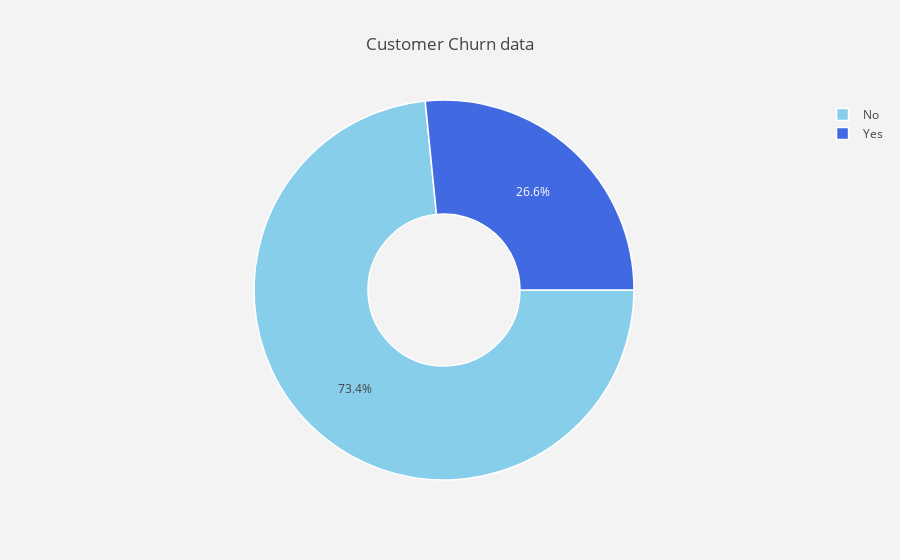

Notebook code cell kept with this figure:
### Markdown cell above
### 3.1 Customer attrition

### Code cell
#labels
labels = telecom['Churn'].value_counts().keys().tolist()
#values
values = telecom['Churn'].value_counts().values.tolist()

trace = go.Pie(labels = labels,
               values = values,
               marker=dict(colors=['skyblue','royalblue'], 
                           line=dict(color='white', width=1.5)),
               rotation = 90,
               hoverinfo = "label+value+text",
               hole = 0.4
              )

layout = go.Layout(dict(title = "Customer Churn data",
                        paper_bgcolor = "rgb(243,243,243)"))

data = [trace]
figure = go.Figure(data = data, layout = layout)
py.iplot(figure)

### Figure 1 — Plotly figure (JSON) as saved in the notebook; plotly's stock layout.template omitted (floating-point values rounded to 4 significant figures)
{"data": [{"hole": 0.4, "hoverinfo": "label+value+text", "labels": ["No", "Yes"], "marker": {"colors": ["skyblue", "royalblue"], "line": {"color": "white", "width": 1.5}}, "rotation": 90, "type": "pie", "uid": "bf1f6720-1e13-4e22-bf25-3e9b0bbb4189", "values": [5163, 1869]}], "layout": {"paper_bgcolor": "rgb(243,243,243)", "title": {"text": "Customer Churn data"}}}
